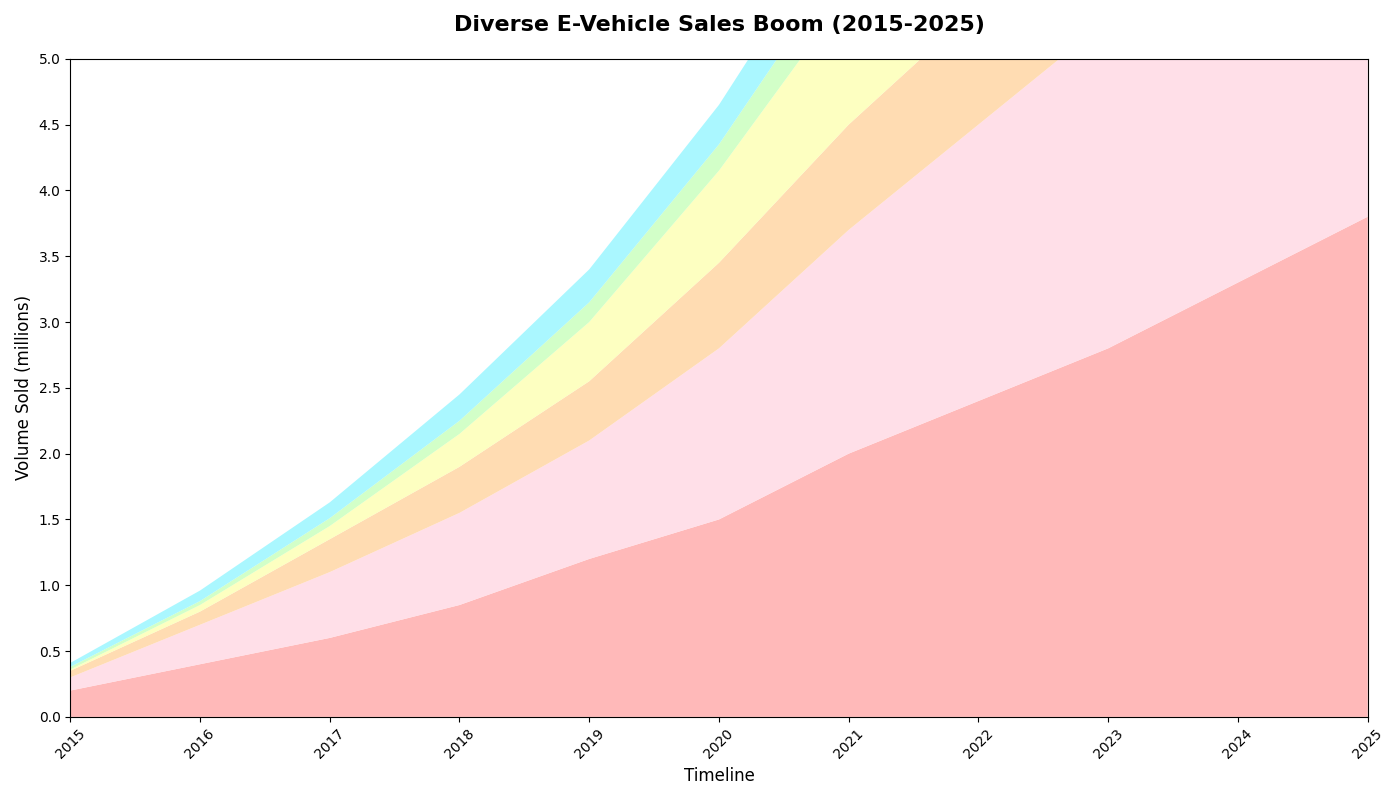

Reproduce this figure in Python.
import matplotlib.pyplot as plt
import numpy as np

years = np.arange(2015, 2026)
sedans_sales = np.array([0.2, 0.4, 0.6, 0.85, 1.2, 1.5, 2.0, 2.4, 2.8, 3.3, 3.8])
suvs_sales = np.array([0.1, 0.3, 0.5, 0.7, 0.9, 1.3, 1.7, 2.1, 2.5, 3.0, 3.5])
hatchbacks_sales = np.array([0.05, 0.1, 0.25, 0.35, 0.45, 0.65, 0.8, 0.9, 1.1, 1.3, 1.4])
trucks_sales = np.array([0.01, 0.05, 0.1, 0.25, 0.45, 0.7, 1.0, 1.4, 1.8, 2.2, 2.6])
buses_sales = np.array([0.02, 0.03, 0.06, 0.1, 0.15, 0.2, 0.3, 0.35, 0.42, 0.48, 0.55])
motorcycles_sales = np.array([0.03, 0.08, 0.12, 0.2, 0.25, 0.3, 0.38, 0.5, 0.6, 0.7, 0.75])

sales_data = np.vstack([sedans_sales, suvs_sales, hatchbacks_sales, trucks_sales, buses_sales, motorcycles_sales])

colors = ['#ffadad', '#ffdae4', '#ffd6a5', '#fdffb6', '#caffbf', '#9bf6ff']

fig, ax = plt.subplots(figsize=(14, 8))
ax.stackplot(years, sales_data, colors=colors, alpha=0.85)

ax.set_title('Diverse E-Vehicle Sales Boom (2015-2025)', fontsize=16, fontweight='bold', pad=20)
ax.set_xlabel('Timeline', fontsize=12)
ax.set_ylabel('Volume Sold (millions)', fontsize=12)

ax.set_xticks(years)
ax.set_yticks(np.arange(0, 5.1, 0.5))
ax.set_xlim(2015, 2025)
ax.set_ylim(0, 5)
plt.xticks(rotation=45)

plt.tight_layout()
plt.show()
